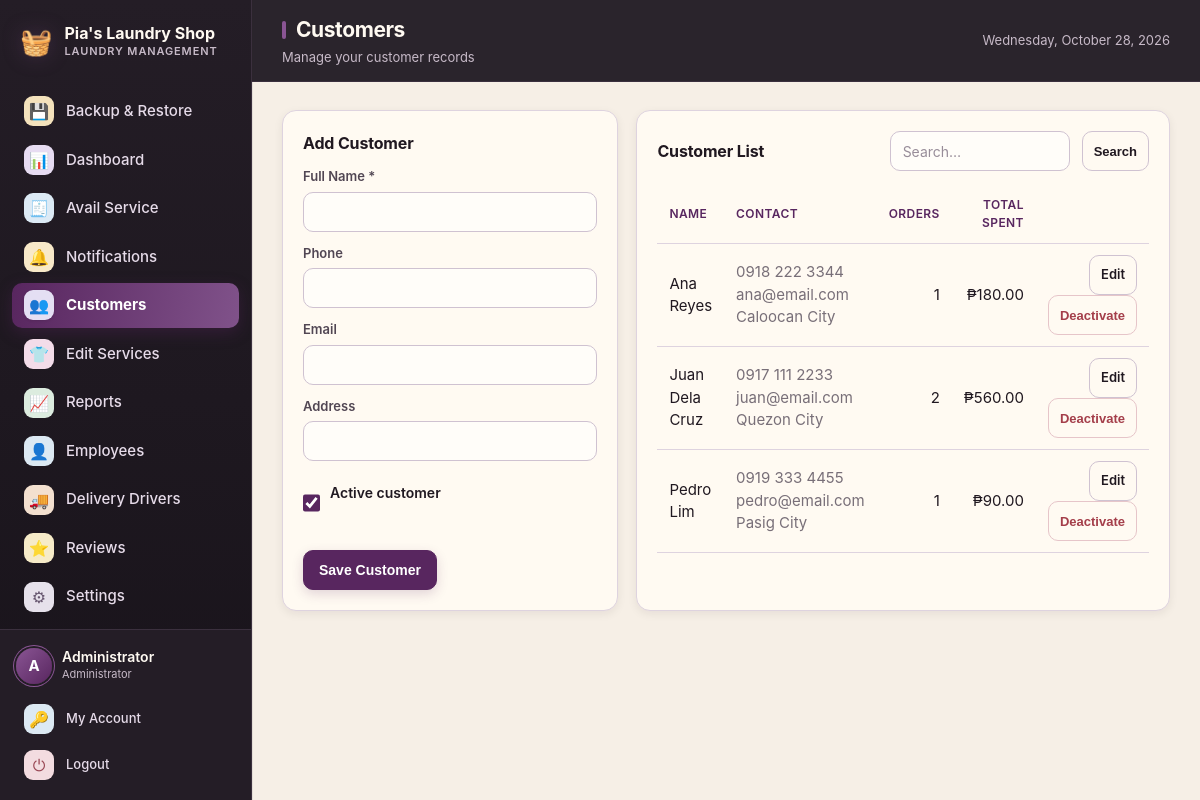
/customers.php (signed in), run on an earlier commit of the app's database.
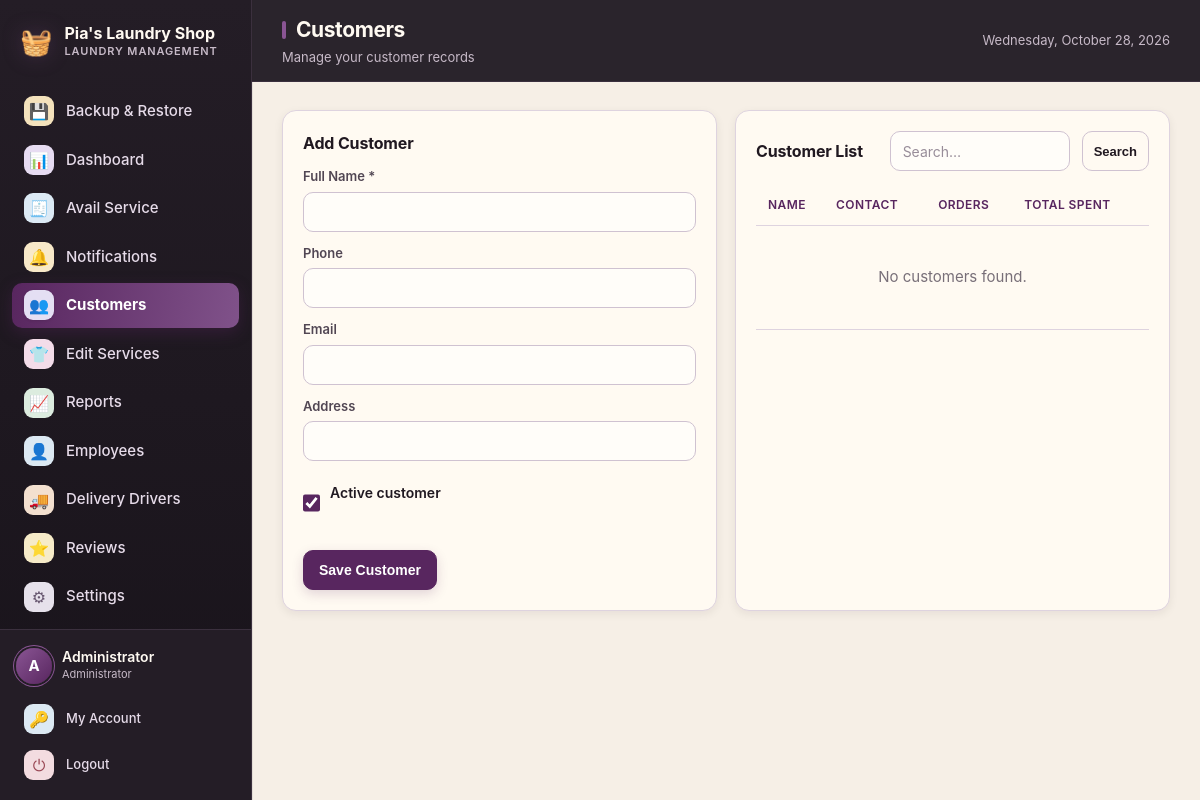
And on a later commit of the database.
### tables this page shows
CREATE TABLE users (
  id          INT UNSIGNED NOT NULL AUTO_INCREMENT,
  full_name   VARCHAR(100) NOT NULL,
  username    VARCHAR(50)  NOT NULL,
  password    VARCHAR(255) NOT NULL,
  email       VARCHAR(120) DEFAULT NULL,
  phone       VARCHAR(30)  DEFAULT NULL,
  role        ENUM('admin','staff') NOT NULL DEFAULT 'staff',
  is_active   TINYINT(1)   NOT NULL DEFAULT 1,
  created_at  DATETIME     NOT NULL DEFAULT CURRENT_TIMESTAMP,
  PRIMARY KEY (id),
  UNIQUE KEY uq_users_username (username)
);

CREATE TABLE customers (
  id          INT UNSIGNED NOT NULL AUTO_INCREMENT,
  name        VARCHAR(100) NOT NULL,
  phone       VARCHAR(30)  DEFAULT NULL,
  email       VARCHAR(120) DEFAULT NULL,
  address     VARCHAR(255) DEFAULT NULL,
  is_active   TINYINT(1)   NOT NULL DEFAULT 1,
  created_at  DATETIME     NOT NULL DEFAULT CURRENT_TIMESTAMP,
  PRIMARY KEY (id),
  KEY idx_customers_name (name),
  UNIQUE KEY uq_customers_email (email)
);

### includes/functions.php (called while the page is built, shortened)
<?php
function e($value): string
{
    return htmlspecialchars((string) $value, ENT_QUOTES, 'UTF-8');
}
function money($amount): string
{
    return '₱' . number_format((float) $amount, 2);
}
function get_setting(string $key, string $default = ''): string
{
    static $cache = null;
    if ($cache === null) {
        $cache = [];
        foreach (db()->query("SELECT `key`, `value` FROM settings") as $row) {
            $cache[$row['key']] = (string) $row['value'];
        }
    }
    return $cache[$key] ?? $default;
}
function asset_prefix(): string
{
    static $prefix = null;
    if ($prefix !== null) {
        return $prefix;
    }
    $appRoot   = realpath(__DIR__ . '/..');
    $scriptDir = realpath(dirname($_SERVER['SCRIPT_FILENAME'] ?? __FILE__));
    $prefix = '';
    if ($appRoot && $scriptDir && strpos($scriptDir, $appRoot) === 0) {
        $rel = trim(str_replace('\\', '/', substr($scriptDir, strlen($appRoot))), '/');
    }
    return $prefix;
}
function asset(string $path): string
{
    return asset_prefix() . ltrim($path, '/');
}

### config/database.php (called while the page is built, shortened)
<?php
function db(): PDO
{
    static $pdo = null;
    if ($pdo === null) {
        try {
            $pdoOptions = [
                PDO::ATTR_ERRMODE            => PDO::ERRMODE_EXCEPTION,
                PDO::ATTR_DEFAULT_FETCH_MODE => PDO::FETCH_ASSOC,
                PDO::ATTR_EMULATE_PREPARES   => false,
            ];
            $dsn = 'mysql:host=' . DB_HOST . ';port=' . DB_PORT . ';dbname=' . DB_NAME . ';charset=' . DB_CHARSET;
            $environmentDatabaseName = getenv('DB_NAME');
            $railwayDatabaseName = getenv('MYSQLDATABASE');
            $useAutomaticLocalSelection = ($environmentDatabaseName === false || $environmentDatabaseName === '')
                && ($railwayDatabaseName === false || $railwayDatabaseName === '');
            if ($useAutomaticLocalSelection) {
                try {
                    $pdo = new PDO($dsn, DB_USER, DB_PASS, $pdoOptions);
                } catch (PDOException $e) {
                    $isUnknownDatabase = isset($e->errorInfo[1]) && (int) $e->errorInfo[1] === 1049;
                    if (!$isUnknownDatabase) {
                        throw $e;
                    }
                    $legacyDsn = 'mysql:host=' . DB_HOST . ';port=' . DB_PORT . ';dbname=laundry_pos;charset=' . DB_CHARSET;
                    $pdo = new PDO($legacyDsn, DB_USER, DB_PASS, $pdoOptions);
                    error_log('Using legacy laundry_pos database because laundry_pias is not present.');
                }
            } else {
                $pdo = new PDO($dsn, DB_USER, DB_PASS, $pdoOptions);
            }
        } catch (PDOException $e) {
            http_response_code(500);
            exit('<h2>Database connection failed</h2>'
                . '<p>Could not connect to MySQL. Please check that:</p>'
                . '<ul>'
                . '<li>The MySQL service is <strong>running</strong> - start it from the XAMPP Control Panel, or click Start All in Laragon.</li>'
                . '<li>The database <code>' . htmlspecialchars(DB_NAME) . '</code> exists (import <code>database/laundry_pos.sql</code>).</li>'
                . '<li>Credentials in <code>config/database.php</code> match your setup.</li>'
                . '</ul>'
                . '<p style="color:#888"><small>' . htmlspecialchars($e->getMessage()) . '</small></p>');
        }
    }
    return $pdo;
}

### includes/auth.php (called while the page is built, shortened)
<?php
require_once __DIR__ . '/../config/database.php';
require_once __DIR__ . '/functions.php';
function current_user(): ?array
{
    static $user = null;
    if ($user === null) {
        $stmt = db()->prepare("SELECT * FROM users WHERE id = ? AND is_active = 1");
        $stmt->execute([$_SESSION['user_id']]);
        $user = $stmt->fetch() ?: null;
    }
    return $user;
}
function require_login(): void
{
    if (!current_user()) {
        redirect('index.php');
    }
}
function is_admin(): bool
{
    $u = current_user();
    return $u !== null && $u['role'] === 'admin';
}

### customers.php (the view, shortened to what this page needs)
<?php
require_once __DIR__ . '/includes/auth.php';
require_login();
$pdo = db();
$search = trim($_GET['search'] ?? '');
$editing = null;
$params = [];
$whereSql = '';
$showCustomerSpending = true;
$spendingSelect = $showCustomerSpending
    ? "(SELECT COALESCE(SUM(o.total),0) FROM orders o WHERE o.customer_id = c.id AND o.status <> 'cancelled') AS total_spent"
    : 'NULL AS total_spent';
$stmt = $pdo->prepare(
    "SELECT c.*,
            (SELECT COUNT(*) FROM orders o WHERE o.customer_id = c.id) AS order_count,
            $spendingSelect
     FROM customers c $whereSql
     ORDER BY c.name"
);
$stmt->execute($params);
$customers = $stmt->fetchAll();
$pageTitle = 'Customers';
$pageSubtitle = 'Manage your customer records';
include __DIR__ . '/includes/header.php';
?>
<div class="grid two">
  <div class="card">
    <h2><?= $editing ? 'Edit Customer' : 'Add Customer' ?></h2>
    <form method="post" action="customers.php">
      <label for="name">Full Name *</label>
      <input type="text" id="name" name="name" required value="<?= e($editing['name'] ?? '') ?>">
      <label for="phone">Phone</label>
      <input type="text" id="phone" name="phone" value="<?= e($editing['phone'] ?? '') ?>">
      <label for="email">Email</label>
      <input type="email" id="email" name="email" value="<?= e($editing['email'] ?? '') ?>">
      <label for="address">Address</label>
      <input type="text" id="address" name="address" value="<?= e($editing['address'] ?? '') ?>">
      <label class="checkbox-row">
        <input type="checkbox" name="is_active" value="1"
               <?= (!isset($editing['is_active']) || (int)$editing['is_active'] === 1) ? 'checked' : '' ?>>
        <span>Active customer</span>
      </label>
      <div class="form-actions">
        <button type="submit" class="btn btn-primary"><?= $editing ? 'Update' : 'Save' ?> Customer</button>
      </div>
    </form>
  </div>
  <div class="card">
    <div class="card-head">
      <h2>Customer List</h2>
      <form method="get" action="customers.php" class="row-between">
        <input type="text" name="search" placeholder="Search…" value="<?= e($search) ?>" style="width:180px;">
        <button class="btn btn-outline btn-sm" type="submit">Search</button>
      </form>
    </div>
    <div class="table-wrap">
      <table>
        <thead><tr><th>Name</th><th>Contact</th><th class="num">Orders</th><?php if ($showCustomerSpending): ?><th class="num">Total Spent</th><?php endif; ?><th></th></tr></thead>
        <tbody>
          <?php if (!$customers): ?>
            <tr><td colspan="<?= $showCustomerSpending ? 5 : 4 ?>" class="empty-state">No customers found.</td></tr>
          <?php endif; ?>
          <?php foreach ($customers as $c): ?>
          <tr>
            <td>
              <?= e($c['name']) ?>
            </td>
            <td class="muted"><div><?= e($c['phone'] ?: '—') ?></div><?php if ($c['email']): ?><div><?= e($c['email']) ?></div><?php endif; ?><?php if ($c['address']): ?><div class="small"><?= e($c['address']) ?></div><?php endif; ?></td>
            <td class="num"><?= (int)$c['order_count'] ?></td>
            <?php if ($showCustomerSpending): ?><td class="num"><?= money($c['total_spent']) ?></td><?php endif; ?>
            <td class="right">
              <a class="btn btn-outline btn-sm" href="customers.php?id=<?= (int)$c['id'] ?>">Edit</a>
              <?php if (is_admin()): ?>
              <form method="post" action="customers.php" style="display:inline;"
                    onsubmit="return confirm('Deactivate this customer account? Order history will be preserved.');">
                <button class="btn btn-danger btn-sm" type="submit">Deactivate</button>
              </form>
              <?php endif; ?>
            </td>
          </tr>
          <?php endforeach; ?>
        </tbody>
      </table>
    </div>
  </div>
</div>
<?php include __DIR__ . '/includes/footer.php'; ?>

### includes/header.php (shortened to what this page needs)
<?php
$user     = current_user();
$shopName = get_setting('shop_name', "Pia's Laundry Shop");
$active   = basename($_SERVER['PHP_SELF'] ?? '');
$prefix   = asset_prefix();
$nav = [
    ['Backup & Restore', 'backup.php', '&#128190;', true],
    ['Dashboard',    'dashboard.php',  '&#128202;', false],
    ['Avail Service','orders.php',     '&#129534;', false],
    ['Notifications','notifications.php','&#128276;', false],
    ['Customers',    'customers.php',  '&#128101;', false],
    ['Edit Services','services.php',   '&#128085;', true],
    ['Reports',      'reports.php',    '&#128200;', true],
    ['Employees',    'employees.php',  '&#128100;', true],
    ['Delivery Drivers', 'delivery_drivers.php', '&#128666;', false],
    ['Reviews',      'reviews.php',     '&#11088;', true],
    ['Settings',     'settings.php',   '&#9881;', true],
];
?>
<!DOCTYPE html>
<html lang="en">
<head>
<link rel="stylesheet" href="<?= e(asset('assets/css/style.css')) ?>?v=status-timeline-20261019">
</head>
<body>
<div class="app">
  <aside class="sidebar" id="sidebar" aria-label="Main navigation">
    <div class="brand">
      <span class="brand-icon">&#129530;</span>
      <div class="brand-text">
        <div class="brand-name"><?= e($shopName) ?></div>
        <div class="brand-sub">Laundry Management</div>
      </div>
    </div>
    <nav class="nav">
      <?php foreach ($nav as $item):
          [$label, $href, $icon, $adminOnly] = $item; $iconClass = 'nav-icon-' . preg_replace('/[^a-z0-9_-]/i', '', pathinfo($href, PATHINFO_FILENAME));
          $isActive = ($active === $href || $active === basename($href)) ? ' active' : '';
      ?>
      <a class="nav-link<?= $isActive ?>" href="<?= e($prefix . $href) ?>">
        <span class="nav-icon <?= e($iconClass) ?>"><?= $icon ?></span>
        <span><?= e($label) ?></span>
      </a>
      <?php endforeach; ?>
    </nav>
    <div class="sidebar-footer">
      <div class="user-chip">
        <div class="avatar"><?= e(strtoupper(substr($user['full_name'], 0, 1))) ?></div>
        <div class="user-meta">
          <div class="user-name"><?= e($user['full_name']) ?></div>
          <div class="user-role"><?= $user['role'] === 'admin' ? 'Administrator' : 'Staff' ?></div>
        </div>
      </div>
      <a class="nav-link small" href="<?= e($prefix) ?>profile.php"><span class="nav-icon nav-icon-profile">&#128273;</span><span>My Account</span></a>
      <a class="nav-link small" href="<?= e($prefix) ?>logout.php"><span class="nav-icon nav-icon-logout">&#9211;</span><span>Logout</span></a>
    </div>
  </aside>
  <div class="main">
    <header class="topbar">
      <div class="topbar-title">
        <h1><?= isset($pageTitle) ? e($pageTitle) : 'Dashboard' ?></h1>
        <?php if (isset($pageSubtitle)): ?><p><?= e($pageSubtitle) ?></p><?php endif; ?>
      </div>
      <div class="topbar-right">
        <span class="today"><?= e(date('l, F j, Y')) ?></span>
      </div>
    </header>
    <main class="content">

### includes/footer.php (shortened to what this page needs)
    </main>
  </div>
</div>
</body>
</html>

What changed in the data, as far as the page shows it:
removed customers: name "Ana Reyes", phone "0918 222 3344", email "ana@email.com", address "Caloocan City", order_count "1", total_spent "₱180.00"
removed customers: name "Juan Dela Cruz", phone "0917 111 2233", email "juan@email.com", address "Quezon City", order_count "2", total_spent "₱560.00"
removed customers: name "Pedro Lim", phone "0919 333 4455", email "pedro@email.com", address "Pasig City", order_count "1", total_spent "₱90.00"
Also different on the page:
text now shown: "No customers found."
